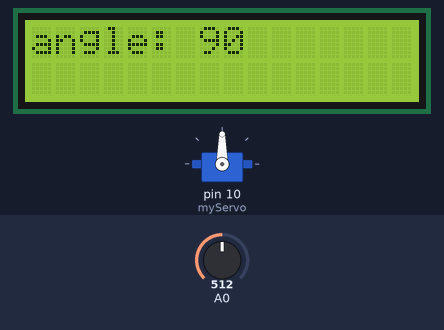
The sketch below on a simulated Arduino Uno, built with avr-gcc and run on an emulated ATmega328P. Parts: 16×2 character LCD, servo. The test bench sets the inputs (shaded band); at power-on: A0 = 512.

Above: at 1.2 s.
1.3 s: A0 set to 716
At 1.53 s:
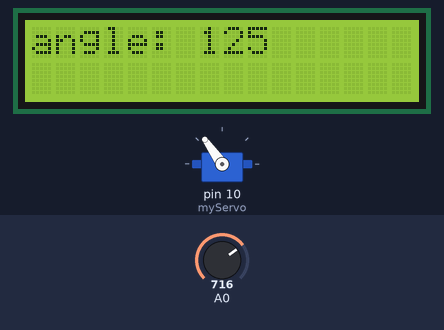
3.2 s: A0 set to 900
At 3.46 s:
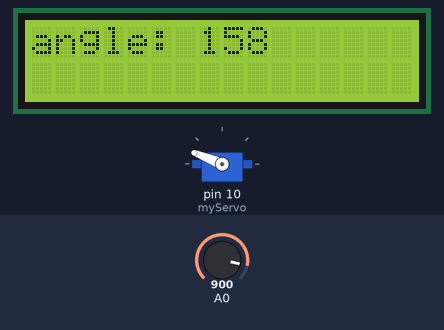
5.6 s: A0 set to 1023
At 5.84 s:
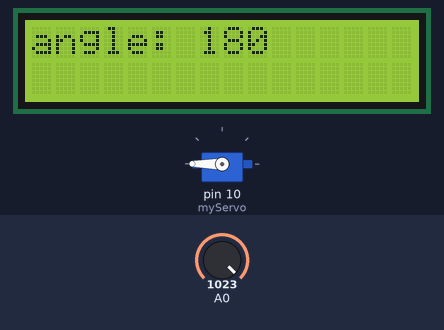
8.0 s: A0 set to 306
At 8.67 s:
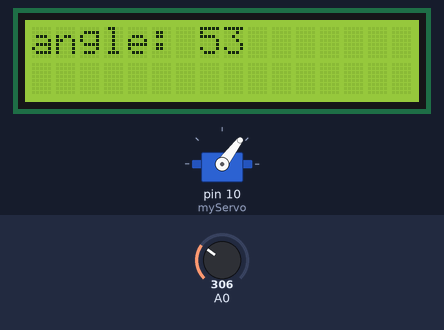
10.3 s: A0 set to 122
At 10.58 s:
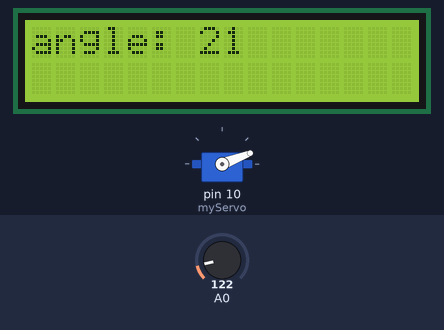
12.7 s: A0 set to 0
At 12.94 s:
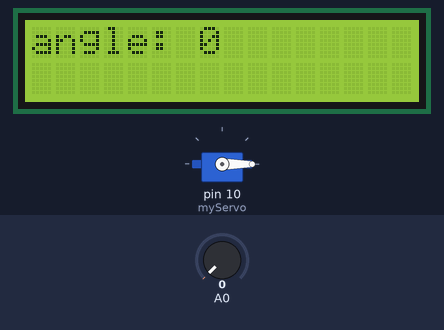
Timing chart, 0 to 15.7 s (numbered marks = the images above; inputs shaded):
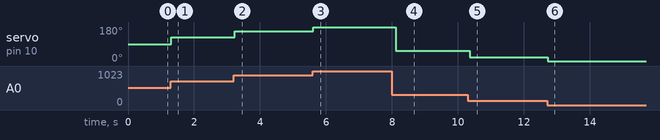

The sketch:

12_LCD_02.ino
```cpp
#include <LiquidCrystal_I2C.h> // 외부 라이브러리 불러오기
#include <Servo.h>

LiquidCrystal_I2C myLCD(0x27, 16, 2);
Servo myServo;
int angle = 0;

void setup() {
  myLCD.init();
  myLCD.backlight();

  Serial.begin(9600);
  myServo.attach(10);
}

void loop() {
  int val = analogRead(A0);
  angle = map(val, 0, 1023, 0, 180);

  myServo.write(angle);

  myLCD.setCursor(0, 0);
  myLCD.print("angle: ");
  myLCD.print(angle);
  delay(100);

  myLCD.clear();
}
```

Measured:
- after the input at 1.3 s, servo on pin 10 (myServo): 90° → 125° at once; the display: first differs from a run without the input at once (image 1)
- after the input at 3.2 s, servo on pin 10 (myServo): 125° → 158° at once; the display: changes at once (image 2)
- after the input at 5.6 s, servo on pin 10 (myServo): 158° → 180° at once; the display: changes at once (image 3)
- after the input at 8.0 s, servo on pin 10 (myServo): 180° → 53° after 0.11 s; the display: changes after 0.11 s (image 4)
- after the input at 10.3 s, servo on pin 10 (myServo): 53° → 21° after 0.06 s; the display: changes after 0.06 s (image 5)
- after the input at 12.7 s, servo on pin 10 (myServo): 21° → 0° at once; the display: changes at once (image 6)
- what the display in image 1 shows lasts 0.5 s, from 1.3 s to 1.8 s
